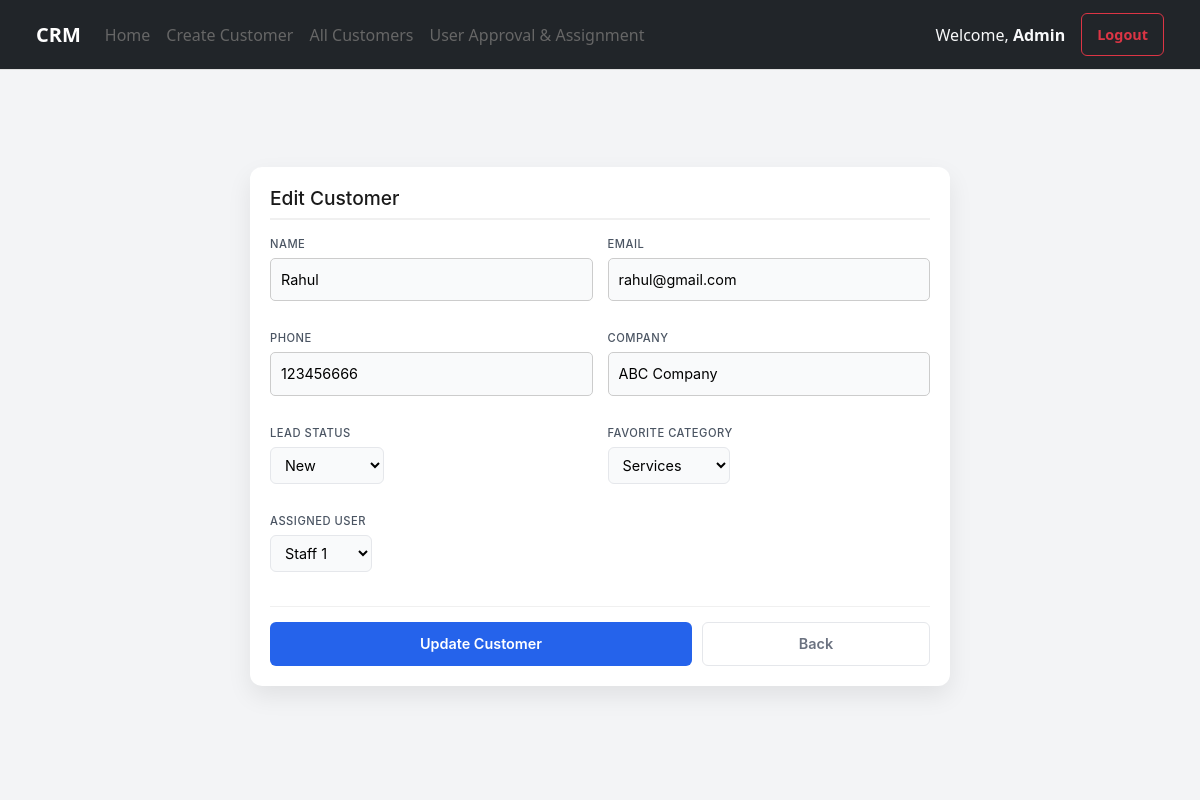
Screenshot of /edit-customer/2/ (signed in) with the database file from the repository.
### crm/models.py (models this page shows, shortened)
class Customer(models.Model):
    LEAD_STATUS = [
        ('new', 'New'),
        ('contacted', 'Contacted'),
        ('follow_up', 'Follow Up'),
        ('converted', 'Converted'),
        ('lost', 'Lost'),
    ]
    name =  models.CharField(max_length=100)
    email = models.EmailField(unique=True)
    phone = models.IntegerField()
    company = models.CharField(max_length=100, blank=True)
    lead_status = models.CharField(max_length=20, choices=LEAD_STATUS, default='new')
    favorite_category = models.CharField(max_length=50,choices=CATEGORY_CHOICES)
    assigned_user = models.ForeignKey(User, on_delete=models.CASCADE, related_name='customers',blank=True,null=True)
    created_at = models.DateTimeField(auto_now_add=True)

### crm/views.py (the view, shortened to what this page needs)
# urls.py: path('edit-customer/<id>/',edit_customer,name="edit-customer"),
def edit_customer(request,id):
    data = get_object_or_404(Customer,id=id)
    form = CustomerForm(instance=data)
    if not request.user.is_active:
        return redirect('login')
    if not request.user.is_superuser:
        if 'assigned_user' in form.fields:
            del form.fields['assigned_user']
    return render(request,'edit_customer.html',{'form':form})

### crm/forms.py
class CustomerForm(ModelForm):
    class Meta:
        model = Customer
        fields = ['name','email','phone','company','lead_status','favorite_category','assigned_user']
    def __init__(self, *args, **kwargs):
        super(CustomerForm, self).__init__(*args, **kwargs)
        self.fields['assigned_user'].queryset = User.objects.filter(Q(is_superuser=False),Q(is_active=True))

### templates/edit_customer.html (shortened to what this page needs)
{% extends 'base.html' %}
{% block navbar %}
    {% include 'navbar.html' %}
{% endblock navbar %}
{% block content %}
    <div class="crm-wrapper">
        <div class="crm-form-container">
            <h2>Edit Customer</h2>
            <form method="POST">
                <div class="crm-grid">
                    {% for field in form %}
                        <div class="form-group">
                            <label>{{ field.label }}</label>
                            {{ field }}
                        </div>
                    {% endfor %}
                </div>
                <div class="form-actions">
                    <button type="submit" class="btn btn-primary btn-save">Update Customer</button>
                    <a href="{% url 'customer-list' %}" class="btn btn-cancel btn-outline-danger">Back</a>
                </div>
            </form>
        </div>
    </div>
{% endblock content %}

### templates/navbar.html (shortened to what this page needs)
{% block navbar %}
<nav class="navbar navbar-expand-lg navbar-dark bg-dark px-4">
    <div class="container-fluid">
        <a class="navbar-brand fw-bold" href="/">CRM</a>
        <div class="collapse navbar-collapse" id="navbarNav">
            <ul class="navbar-nav me-auto mb-2 mb-lg-0">
                <li class="nav-item">
                    <a class="nav-link {% if request.resolver_match.url_name == 'home' %}active{% endif %}" href="{% url 'home' %}">Home</a>
                </li>
                {% if user.is_active %}
                    <li class="nav-item"><a class="nav-link {% if request.resolver_match.url_name == 'create-customer' %}active{% endif %}" href="{% url 'create-customer' %}">Create Customer</a></li>
                    <li class="nav-item">
                        <a class="nav-link {% if request.resolver_match.url_name == 'customer-list' %}active{% endif %}" href="{% url 'customer-list' %}">
                            {% if user.is_superuser %}All Customers{% else %}Your Customers{% endif %}
                        </a>
                    </li>
                    {% if user.is_superuser %}
                        <li class="nav-item"><a class="nav-link {% if request.resolver_match.url_name == 'requests' %}active{% endif %}" href="{% url 'requests' %}">User Approval & Assignment</a></li>
                    {% endif %}
                {% endif %}
            </ul>
            <div class="d-flex align-items-center">
                {% if user.is_authenticated %}
                    <span class="navbar-text me-3 text-light">
                        Welcome, <strong>{{ user.username }}</strong>
                    </span>
                    <form action="{% url 'logout' %}" method="post" class="m-0">
                        <button type="submit" class="btn btn-outline-danger btn-sm">Logout</button>
                    </form>
                {% else %}
                    <a href="{% url 'login' %}" class="btn btn-primary btn-sm">Login</a>
                {% endif %}
            </div>
        </div>
    </div>
</nav>
{% endblock navbar %}

### static/css/login.css (style rules this page uses)
.form-group { margin-bottom: 1rem; }
.form-group label { display: block; margin-bottom: 5px; font-weight: 500; }
.form-group input { width: 100%; padding: 10px; border: 1px solid #ccc; border-radius: 5px; box-sizing: border-box; }
.form-group { margin-bottom: 1.2rem; }

### static/css/navbar.css (style rules this page uses)
.navbar { background-color: #ffffff; border-bottom: 1px solid #e0e0e0; padding: 0.8rem 2rem; position: sticky; top: 0; z-index: 1000; }
.nav-link { text-decoration: none; color: #666; font-weight: 500; transition: color 0.3s; }

### static/css/requests.css (style rules this page uses)
body { background-color: #f3f4f6; }

### static/css/create_customer.css (style rules this page uses)
.crm-wrapper { display: flex; align-items: center; justify-content: center; height: 89vh; background-color: #f3f4f6; overflow: hidden; }
.crm-form-container { width: 95%; max-width: 700px; padding: 1.25rem; background: #ffffff; border-radius: 12px; box-shadow: 0 10px 25px rgba(0, 0, 0, 0.08); font-family: 'Inter', system-ui, -apple-system, sans-serif; }
.crm-form-container h2 { margin-top: 0; margin-bottom: 1rem; color: #1a1a1a; font-size: 1.2rem; border-bottom: 2px solid #f0f0f0; padding-bottom: 0.5rem; }
.crm-grid { display: grid; grid-template-columns: 1fr 1fr; gap: 10px 15px; }
label { font-size: 0.7rem; font-weight: 700; color: #4b5563; margin-bottom: 3px; text-transform: uppercase; letter-spacing: 0.5px; }
input, select { padding: 8px 10px; border: 1px solid #e5e7eb; border-radius: 6px; font-size: 0.9rem; background-color: #f9fafb; }
.form-actions { margin-top: 15px; display: flex; gap: 10px; border-top: 1px solid #f0f0f0; padding-top: 15px; }
.btn { padding: 10px 15px; font-size: 0.9rem; border-radius: 6px; font-weight: 600; cursor: pointer; }
.btn-save { background: #2563eb; color: white; border: none; flex: 2; }
.btn-cancel { background: #fff; color: #6b7280; border: 1px solid #e5e7eb; flex: 1; text-decoration: none; text-align: center; }

### rows the page displays
Customer: form "Rahul" "rahul@gmail.com" "123456666" "ABC Company" "New" "Services" "Staff 1"

### other values shown
{{ user.username }} "Admin"
{{ field.label }} "NAME" "EMAIL" "PHONE" "COMPANY" "LEAD STATUS" "FAVORITE CATEGORY" "ASSIGNED USER"
